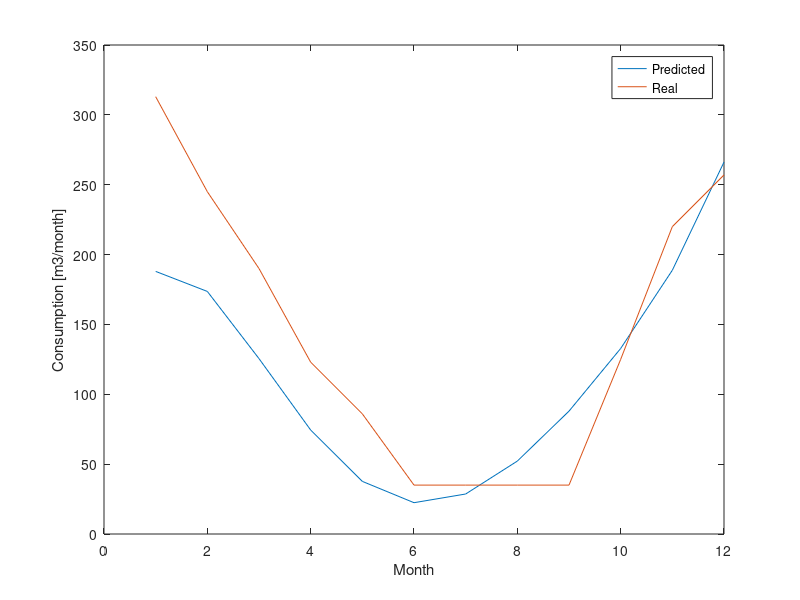

Source code (MATLAB):
% Predict consumption of gas for domestic needs
% model: polynomial regression
% alogrithm: normal equation
% 
% Author: Tomasz Ceszke

clear ; close all; clc

% get training & test data
fprintf('Loading data ...\n');
data = load('data/data_month.txt');
data_train = data(1:end-12,:);
data_test = sortrows(data(end-11:end,:));

fprintf('Loaded %d samples:\n',length(data));
X_train = data_train(:,1);
y_train = data_train(:,2);
m = length(y_train);
fprintf("  training %d samples\n",m);
X_test = data_test(:,1);
y_test = data_test(:,2);
fprintf("  test %d samples\n",length(y_test));

% plot training data
figure;
plot(X_train, y_train, 'rx', 'MarkerSize', 10);
ylabel('Consumption [m3/month]'); 
xlabel('Month'); 
fprintf('\nProgram paused. Press any key to continue.\n\n');
pause;

% --------------------- linear regression - linear model -----------------------
X_train = [ones(m, 1) X_train]; # added interceptor
theta = pinv(X_train'*X_train)*X_train'*y_train; % normal equation
fprintf('Hypothesis function: h(x)=%.2f+%.2fx \n',theta(1),theta(2));

hold on; 
%plot(X_train(:,2), X_train*theta, '-')
x_plot = [1:.1:12]';
%y_plot = [ones(rows(x_plot),1) x_plot]*theta; 
linear = plot(x_plot, theta(1)+theta(2)*x_plot, '-');
%plot(x_plot, y_plot, '-')
legend('Training data', 'Linear regression')
fprintf('\nProgram paused. Press any key to continue.\n\n');
pause;
%set(linear,'Visible','off');

% --------------------- linear regression - quadratic model --------------------
X_train = [X_train X_train(:,2).^2];
theta = pinv(X_train'*X_train)*X_train'*y_train;
fprintf('Hypothesis function: h(x)=%.2f+%.2fx+%.2fx^2 \n',theta(1),theta(2), theta(3));

%ezplot(@(x) theta(1)+theta(2)*x+theta(3)*x.^2);
%plot(X_train(:,2), X_train*theta, '-', 'color','g')
%y_plot = [ones(rows(x_plot),1) x_plot x_plot.^2]*theta; 
%plot(x_plot, y_plot,'-','color','g')
quadratic = plot(x_plot, theta(1)+theta(2)*x_plot+theta(3)*x_plot.^2, '-');
legend('Training data', 'Linear', 'Quadratic')
fprintf('\nProgram paused. Press any key to continue.\n\n');
pause;
%set(quadratic,'Visible','off');

% ---------------------linear regression - cubic model -------------------------
X_train = [X_train X_train(:,2).^3];
theta = pinv(X_train'*X_train)*X_train'*y_train;
fprintf('Hypothesis function: h(x)=%.2f+%.2fx+%.2fx^2+%.2fx^3 \n',theta(1),theta(2), theta(3), theta(4));
%plot(X_train(:,2), X_train*theta, '-', "color","k")
%y_plot = [ones(rows(x_plot),1) x_plot x_plot.^2 x_plot.^3]*theta; 
%plot(x_plot, y_plot,'-','color','k')
cubic = plot(x_plot, theta(1)+theta(2)*x_plot+theta(3)*x_plot.^2+theta(4)*x_plot.^3, '-'); 
legend('Training data', 'Linear', 'Quadratic', 'Cubic')
fprintf('\nProgram paused. Press any key to continue.\n\n');
pause;
%set(cubic,'Visible','off');

% --------------------- linear regression - quartic model ----------------------
X_train = [X_train X_train(:,2).^4];
theta = pinv(X_train'*X_train)*X_train'*y_train;
fprintf('Hypothesis function: h(x)=%.2f+%.2fx+%.2fx^2+%.2fx^3+%.2fx^4 \n',theta(1),theta(2), theta(3), theta(4), theta(5));
%plot(X_train(:,2), X_train*theta, '-', "color","k")
%y_plot = [ones(rows(x_plot),1) x_plot x_plot.^2 x_plot.^3 x_plot.^4]*theta; 
%plot(x_plot, y_plot,'-','color','m')
quartic = plot(x_plot, theta(1)+theta(2)*x_plot+theta(3)*x_plot.^2+theta(4)*x_plot.^3+theta(5)*x_plot.^4, '-');
legend('Training data', 'Linear', 'Quadratic', 'Cubic', 'Quartic')
fprintf('\nProgram paused. Press any key to continue.\n\n');
pause;
%set(quartic,'Visible','off');

% --------------------- linear regression - quintic model ----------------------
X_train = [X_train X_train(:,2).^5];
theta = pinv(X_train'*X_train)*X_train'*y_train;
fprintf('Hypothesis function: h(x)=%.2f+%.2fx+%.2fx^2+%.2fx^3+%.2fx^4+%.2fx^5 \n',theta(1), theta(2), theta(3), theta(4), theta(5), theta(6));
%plot(X_train(:,2), X_train*theta, '-', "color","k")
%y_plot = [ones(rows(x_plot),1) x_plot x_plot.^2 x_plot.^3 x_plot.^4 x_plot.^5]*theta; 
%plot(x_plot, y_plot,'-','color','c')
quintic = plot(x_plot, theta(1)+theta(2)*x_plot+theta(3)*x_plot.^2+theta(4)*x_plot.^3+theta(5)*x_plot.^4+theta(6)*x_plot.^5, '-');
legend('Training data', 'Linear', 'Quadratic', 'Cubic', 'Quartic', 'Quintic')
%fprintf('\nProgram paused. Press any key to continue.\n\n');
hold off 

% predictions %
function y = predict5(X, theta)
  y = theta(1)+theta(2)*X+theta(3)*X.^2+theta(4)*X.^3+theta(5)*X.^4+theta(6)*X.^5;
end  

y_pred = predict5(X_test, theta)

fprintf('\nPredictions:\n')
[X_test y_pred]

plot(X_test, y_pred, '-'); hold on
plot(X_test, y_test, '-'); hold off
ylabel('Consumption [m3/month]'); 
xlabel('Month'); 
legend('Predicted','Real')


